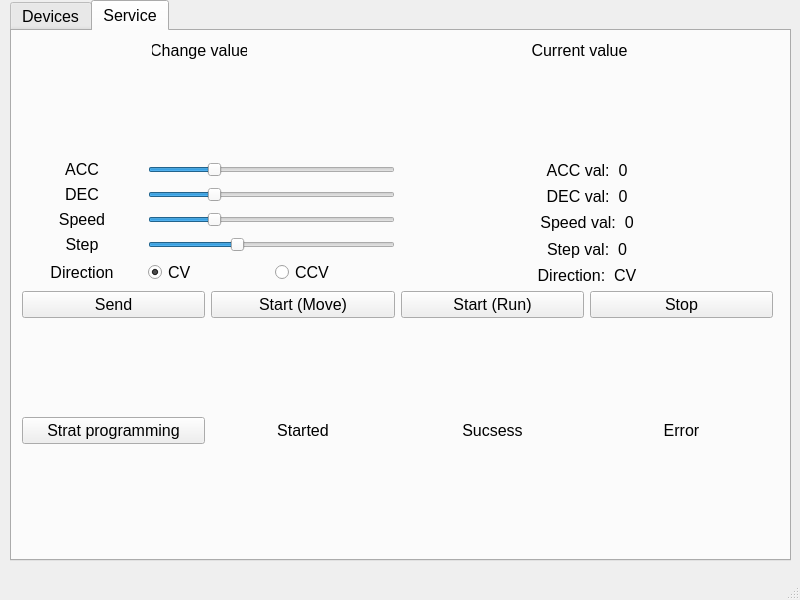
<?xml version="1.0" encoding="UTF-8"?>
<ui version="4.0">
 <class>MainWindow</class>
 <widget class="QMainWindow" name="MainWindow">
  <property name="geometry">
   <rect>
    <x>0</x>
    <y>0</y>
    <width>800</width>
    <height>600</height>
   </rect>
  </property>
  <property name="windowTitle">
   <string>MainWindow</string>
  </property>
  <widget class="QWidget" name="centralwidget">
   <widget class="QTabWidget" name="Devices">
    <property name="geometry">
     <rect>
      <x>10</x>
      <y>0</y>
      <width>781</width>
      <height>561</height>
     </rect>
    </property>
    <property name="font">
     <font>
      <pointsize>12</pointsize>
     </font>
    </property>
    <property name="currentIndex">
     <number>1</number>
    </property>
    <widget class="QWidget" name="tab">
     <attribute name="title">
      <string>Devices</string>
     </attribute>
    </widget>
    <widget class="QWidget" name="tab_2">
     <attribute name="title">
      <string>Service</string>
     </attribute>
     <widget class="QLabel" name="change_value">
      <property name="geometry">
       <rect>
        <x>140</x>
        <y>10</y>
        <width>95</width>
        <height>19</height>
       </rect>
      </property>
      <property name="font">
       <font>
        <pointsize>12</pointsize>
       </font>
      </property>
      <property name="toolTipDuration">
       <number>5</number>
      </property>
      <property name="text">
       <string>Change value</string>
      </property>
      <property name="alignment">
       <set>Qt::AlignCenter</set>
      </property>
     </widget>
     <widget class="QLabel" name="current_value">
      <property name="geometry">
       <rect>
        <x>520</x>
        <y>10</y>
        <width>95</width>
        <height>19</height>
       </rect>
      </property>
      <property name="font">
       <font>
        <pointsize>12</pointsize>
       </font>
      </property>
      <property name="toolTipDuration">
       <number>5</number>
      </property>
      <property name="text">
       <string>Current value</string>
      </property>
      <property name="alignment">
       <set>Qt::AlignCenter</set>
      </property>
     </widget>
     <widget class="QWidget" name="">
      <property name="geometry">
       <rect>
        <x>10</x>
        <y>36</y>
        <width>751</width>
        <height>471</height>
       </rect>
      </property>
      <layout class="QGridLayout" name="gridLayout_4">
       <item row="0" column="0" colspan="4">
        <layout class="QGridLayout" name="gridLayout_3">
         <item row="0" column="0" colspan="2">
          <layout class="QGridLayout" name="gridLayout_2">
           <item row="0" column="0">
            <widget class="QLabel" name="ACC">
             <property name="font">
              <font>
               <pointsize>12</pointsize>
              </font>
             </property>
             <property name="text">
              <string>ACC</string>
             </property>
             <property name="alignment">
              <set>Qt::AlignCenter</set>
             </property>
            </widget>
           </item>
           <item row="0" column="1" colspan="2">
            <widget class="QSlider" name="ACC_slider">
             <property name="value">
              <number>25</number>
             </property>
             <property name="orientation">
              <enum>Qt::Horizontal</enum>
             </property>
            </widget>
           </item>
           <item row="1" column="0">
            <widget class="QLabel" name="DEC">
             <property name="font">
              <font>
               <pointsize>12</pointsize>
              </font>
             </property>
             <property name="text">
              <string>DEC</string>
             </property>
             <property name="alignment">
              <set>Qt::AlignCenter</set>
             </property>
            </widget>
           </item>
           <item row="1" column="1" colspan="2">
            <widget class="QSlider" name="DEC_slider">
             <property name="value">
              <number>25</number>
             </property>
             <property name="orientation">
              <enum>Qt::Horizontal</enum>
             </property>
            </widget>
           </item>
           <item row="2" column="0">
            <widget class="QLabel" name="Speed">
             <property name="font">
              <font>
               <pointsize>12</pointsize>
              </font>
             </property>
             <property name="text">
              <string>Speed</string>
             </property>
             <property name="alignment">
              <set>Qt::AlignCenter</set>
             </property>
            </widget>
           </item>
           <item row="2" column="1" colspan="2">
            <widget class="QSlider" name="Speed_slider">
             <property name="value">
              <number>25</number>
             </property>
             <property name="orientation">
              <enum>Qt::Horizontal</enum>
             </property>
            </widget>
           </item>
           <item row="3" column="0">
            <widget class="QLabel" name="Step">
             <property name="font">
              <font>
               <pointsize>12</pointsize>
              </font>
             </property>
             <property name="text">
              <string>Step</string>
             </property>
             <property name="alignment">
              <set>Qt::AlignCenter</set>
             </property>
            </widget>
           </item>
           <item row="3" column="1" colspan="2">
            <widget class="QSlider" name="Step_slider">
             <property name="value">
              <number>35</number>
             </property>
             <property name="orientation">
              <enum>Qt::Horizontal</enum>
             </property>
            </widget>
           </item>
           <item row="4" column="0">
            <widget class="QLabel" name="irection">
             <property name="font">
              <font>
               <pointsize>12</pointsize>
              </font>
             </property>
             <property name="text">
              <string>Direction</string>
             </property>
             <property name="alignment">
              <set>Qt::AlignCenter</set>
             </property>
            </widget>
           </item>
           <item row="4" column="1">
            <widget class="QRadioButton" name="radioButton">
             <property name="text">
              <string>CV</string>
             </property>
             <property name="checked">
              <bool>true</bool>
             </property>
            </widget>
           </item>
           <item row="4" column="2">
            <widget class="QRadioButton" name="radioButton_2">
             <property name="text">
              <string>CCV</string>
             </property>
            </widget>
           </item>
          </layout>
         </item>
         <item row="1" column="0">
          <widget class="QPushButton" name="sendButton">
           <property name="font">
            <font>
             <pointsize>12</pointsize>
            </font>
           </property>
           <property name="text">
            <string>Send</string>
           </property>
          </widget>
         </item>
         <item row="1" column="1">
          <widget class="QPushButton" name="startButton">
           <property name="font">
            <font>
             <pointsize>12</pointsize>
            </font>
           </property>
           <property name="text">
            <string>Start (Move)</string>
           </property>
          </widget>
         </item>
         <item row="1" column="2">
          <widget class="QPushButton" name="startButton_2">
           <property name="font">
            <font>
             <pointsize>12</pointsize>
            </font>
           </property>
           <property name="text">
            <string>Start (Run)</string>
           </property>
          </widget>
         </item>
         <item row="1" column="3">
          <widget class="QPushButton" name="stepButton">
           <property name="font">
            <font>
             <pointsize>12</pointsize>
            </font>
           </property>
           <property name="text">
            <string>Stop</string>
           </property>
          </widget>
         </item>
         <item row="0" column="2" colspan="2">
          <layout class="QGridLayout" name="gridLayout">
           <item row="0" column="0">
            <widget class="QLabel" name="acc_val">
             <property name="font">
              <font>
               <pointsize>12</pointsize>
              </font>
             </property>
             <property name="text">
              <string>ACC val:  0</string>
             </property>
             <property name="alignment">
              <set>Qt::AlignCenter</set>
             </property>
            </widget>
           </item>
           <item row="1" column="0">
            <widget class="QLabel" name="dec_val">
             <property name="font">
              <font>
               <pointsize>12</pointsize>
              </font>
             </property>
             <property name="text">
              <string>DEC val:  0</string>
             </property>
             <property name="alignment">
              <set>Qt::AlignCenter</set>
             </property>
            </widget>
           </item>
           <item row="2" column="0">
            <widget class="QLabel" name="speed_val">
             <property name="font">
              <font>
               <pointsize>12</pointsize>
              </font>
             </property>
             <property name="text">
              <string>Speed val:  0</string>
             </property>
             <property name="alignment">
              <set>Qt::AlignCenter</set>
             </property>
            </widget>
           </item>
           <item row="3" column="0">
            <widget class="QLabel" name="step_val">
             <property name="font">
              <font>
               <pointsize>12</pointsize>
              </font>
             </property>
             <property name="text">
              <string>Step val:  0</string>
             </property>
             <property name="alignment">
              <set>Qt::AlignCenter</set>
             </property>
            </widget>
           </item>
           <item row="4" column="0">
            <widget class="QLabel" name="direction_val">
             <property name="font">
              <font>
               <pointsize>12</pointsize>
              </font>
             </property>
             <property name="text">
              <string>Direction:  CV</string>
             </property>
             <property name="alignment">
              <set>Qt::AlignCenter</set>
             </property>
            </widget>
           </item>
          </layout>
         </item>
        </layout>
       </item>
       <item row="1" column="0">
        <widget class="QPushButton" name="programming">
         <property name="font">
          <font>
           <pointsize>12</pointsize>
          </font>
         </property>
         <property name="text">
          <string>Strat programming</string>
         </property>
        </widget>
       </item>
       <item row="1" column="1">
        <widget class="QLabel" name="started">
         <property name="text">
          <string>Started</string>
         </property>
         <property name="alignment">
          <set>Qt::AlignCenter</set>
         </property>
        </widget>
       </item>
       <item row="1" column="2">
        <widget class="QLabel" name="sucsess">
         <property name="text">
          <string>Sucsess</string>
         </property>
         <property name="alignment">
          <set>Qt::AlignCenter</set>
         </property>
        </widget>
       </item>
       <item row="1" column="3">
        <widget class="QLabel" name="error">
         <property name="text">
          <string>Error</string>
         </property>
         <property name="alignment">
          <set>Qt::AlignCenter</set>
         </property>
        </widget>
       </item>
      </layout>
     </widget>
    </widget>
   </widget>
  </widget>
  <widget class="QMenuBar" name="menubar">
   <property name="geometry">
    <rect>
     <x>0</x>
     <y>0</y>
     <width>800</width>
     <height>21</height>
    </rect>
   </property>
  </widget>
  <widget class="QStatusBar" name="statusbar"/>
 </widget>
 <resources/>
 <connections/>
</ui>
